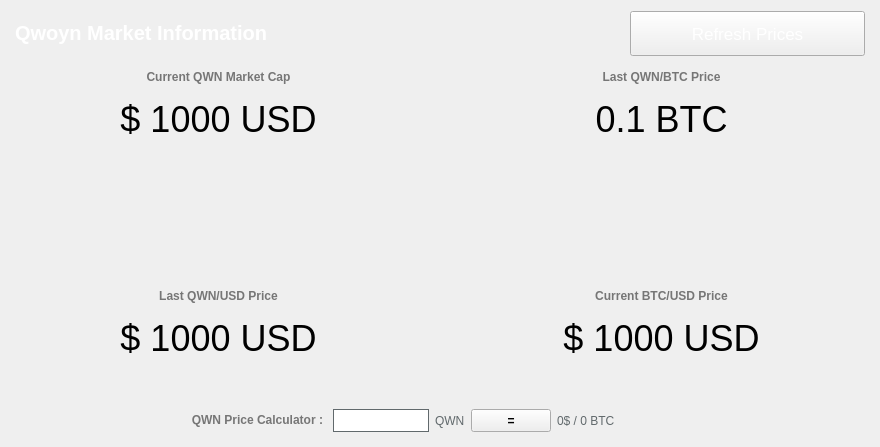
<?xml version="1.0" encoding="UTF-8"?>
<ui version="4.0">
 <class>MarketBrowser</class>
 <widget class="QWidget" name="MarketBrowser">
  <property name="windowModality">
   <enum>Qt::NonModal</enum>
  </property>
  <property name="geometry">
   <rect>
    <x>0</x>
    <y>0</y>
    <width>880</width>
    <height>447</height>
   </rect>
  </property>
  <property name="sizePolicy">
   <sizepolicy hsizetype="Preferred" vsizetype="Preferred">
    <horstretch>0</horstretch>
    <verstretch>0</verstretch>
   </sizepolicy>
  </property>
  <property name="windowTitle">
   <string>Digging</string>
  </property>
  <property name="styleSheet">
   <string notr="true"/>
  </property>
  <layout class="QGridLayout" name="gridLayout">
   <property name="sizeConstraint">
    <enum>QLayout::SetMaximumSize</enum>
   </property>
   <property name="leftMargin">
    <number>0</number>
   </property>
   <property name="rightMargin">
    <number>0</number>
   </property>
   <item row="0" column="0">
    <widget class="QLabel" name="label_4">
     <property name="sizePolicy">
      <sizepolicy hsizetype="Expanding" vsizetype="Preferred">
       <horstretch>0</horstretch>
       <verstretch>0</verstretch>
      </sizepolicy>
     </property>
     <property name="styleSheet">
      <string notr="true">color: #FFF;font-size:26px;font-weight:600;</string>
     </property>
     <property name="text">
      <string>&lt;html&gt;&lt;head/&gt;&lt;body&gt;&lt;p&gt;&lt;span style=&quot; font-size:20px;font-weight:600; color:#FFFFFF;&quot;&gt;Qwoyn Market Information&lt;/span&gt;&lt;/p&gt;&lt;/body&gt;&lt;/html&gt;</string>
     </property>
     <property name="alignment">
      <set>Qt::AlignLeading|Qt::AlignLeft|Qt::AlignVCenter</set>
     </property>
     <property name="margin">
      <number>0</number>
     </property>
     <property name="indent">
      <number>15</number>
     </property>
    </widget>
   </item>
   <item row="17" column="0" colspan="2">
    <layout class="QHBoxLayout" name="horizontalLayout_5">
     <item>
      <widget class="QLabel" name="qwoyn">
       <property name="sizePolicy">
        <sizepolicy hsizetype="Expanding" vsizetype="Preferred">
         <horstretch>0</horstretch>
         <verstretch>0</verstretch>
        </sizepolicy>
       </property>
       <property name="font">
        <font>
         <pointsize>27</pointsize>
        </font>
       </property>
       <property name="mouseTracking">
        <bool>true</bool>
       </property>
       <property name="text">
        <string notr="true">$ 1000 USD</string>
       </property>
       <property name="scaledContents">
        <bool>false</bool>
       </property>
       <property name="alignment">
        <set>Qt::AlignCenter</set>
       </property>
      </widget>
     </item>
     <item>
      <widget class="QLabel" name="bitcoin">
       <property name="sizePolicy">
        <sizepolicy hsizetype="Expanding" vsizetype="Preferred">
         <horstretch>0</horstretch>
         <verstretch>0</verstretch>
        </sizepolicy>
       </property>
       <property name="font">
        <font>
         <pointsize>27</pointsize>
        </font>
       </property>
       <property name="mouseTracking">
        <bool>true</bool>
       </property>
       <property name="text">
        <string notr="true">$ 1000 USD</string>
       </property>
       <property name="scaledContents">
        <bool>false</bool>
       </property>
       <property name="alignment">
        <set>Qt::AlignCenter</set>
       </property>
      </widget>
     </item>
    </layout>
   </item>
   <item row="4" column="0" colspan="2">
    <layout class="QHBoxLayout" name="horizontalLayout_3">
     <item>
      <layout class="QHBoxLayout" name="horizontalLayout_2">
       <property name="spacing">
        <number>6</number>
       </property>
       <property name="sizeConstraint">
        <enum>QLayout::SetDefaultConstraint</enum>
       </property>
       <item>
        <widget class="QLabel" name="dnrmc">
         <property name="sizePolicy">
          <sizepolicy hsizetype="Expanding" vsizetype="Preferred">
           <horstretch>0</horstretch>
           <verstretch>0</verstretch>
          </sizepolicy>
         </property>
         <property name="font">
          <font>
           <pointsize>27</pointsize>
          </font>
         </property>
         <property name="mouseTracking">
          <bool>true</bool>
         </property>
         <property name="text">
          <string notr="true">$ 1000 USD</string>
         </property>
         <property name="scaledContents">
          <bool>false</bool>
         </property>
         <property name="alignment">
          <set>Qt::AlignCenter</set>
         </property>
        </widget>
       </item>
       <item>
        <widget class="QLabel" name="dnrbtc">
         <property name="sizePolicy">
          <sizepolicy hsizetype="Expanding" vsizetype="Preferred">
           <horstretch>0</horstretch>
           <verstretch>0</verstretch>
          </sizepolicy>
         </property>
         <property name="font">
          <font>
           <pointsize>27</pointsize>
          </font>
         </property>
         <property name="mouseTracking">
          <bool>true</bool>
         </property>
         <property name="text">
          <string>0.1 BTC</string>
         </property>
         <property name="alignment">
          <set>Qt::AlignCenter</set>
         </property>
        </widget>
       </item>
      </layout>
     </item>
    </layout>
   </item>
   <item row="0" column="1">
    <widget class="QPushButton" name="startButton">
     <property name="sizePolicy">
      <sizepolicy hsizetype="Fixed" vsizetype="Fixed">
       <horstretch>0</horstretch>
       <verstretch>0</verstretch>
      </sizepolicy>
     </property>
     <property name="minimumSize">
      <size>
       <width>250</width>
       <height>45</height>
      </size>
     </property>
     <property name="palette">
      <palette>
       <active>
        <colorrole role="WindowText">
         <brush brushstyle="SolidPattern">
          <color alpha="255">
           <red>255</red>
           <green>255</green>
           <blue>255</blue>
          </color>
         </brush>
        </colorrole>
        <colorrole role="Text">
         <brush brushstyle="SolidPattern">
          <color alpha="255">
           <red>255</red>
           <green>255</green>
           <blue>255</blue>
          </color>
         </brush>
        </colorrole>
        <colorrole role="ButtonText">
         <brush brushstyle="SolidPattern">
          <color alpha="255">
           <red>255</red>
           <green>255</green>
           <blue>255</blue>
          </color>
         </brush>
        </colorrole>
       </active>
       <inactive>
        <colorrole role="WindowText">
         <brush brushstyle="SolidPattern">
          <color alpha="255">
           <red>255</red>
           <green>255</green>
           <blue>255</blue>
          </color>
         </brush>
        </colorrole>
        <colorrole role="Text">
         <brush brushstyle="SolidPattern">
          <color alpha="255">
           <red>255</red>
           <green>255</green>
           <blue>255</blue>
          </color>
         </brush>
        </colorrole>
        <colorrole role="ButtonText">
         <brush brushstyle="SolidPattern">
          <color alpha="255">
           <red>255</red>
           <green>255</green>
           <blue>255</blue>
          </color>
         </brush>
        </colorrole>
       </inactive>
       <disabled>
        <colorrole role="WindowText">
         <brush brushstyle="SolidPattern">
          <color alpha="255">
           <red>120</red>
           <green>120</green>
           <blue>120</blue>
          </color>
         </brush>
        </colorrole>
        <colorrole role="Text">
         <brush brushstyle="SolidPattern">
          <color alpha="255">
           <red>120</red>
           <green>120</green>
           <blue>120</blue>
          </color>
         </brush>
        </colorrole>
        <colorrole role="ButtonText">
         <brush brushstyle="SolidPattern">
          <color alpha="255">
           <red>120</red>
           <green>120</green>
           <blue>120</blue>
          </color>
         </brush>
        </colorrole>
       </disabled>
      </palette>
     </property>
     <property name="font">
      <font>
       <family>MS Shell Dlg 2</family>
       <pointsize>13</pointsize>
       <weight>50</weight>
       <italic>false</italic>
       <bold>false</bold>
      </font>
     </property>
     <property name="acceptDrops">
      <bool>false</bool>
     </property>
     <property name="styleSheet">
      <string notr="true">margin-right: 15px;</string>
     </property>
     <property name="text">
      <string>Refresh Prices</string>
     </property>
     <property name="iconSize">
      <size>
       <width>150</width>
       <height>35</height>
      </size>
     </property>
     <property name="default">
      <bool>false</bool>
     </property>
     <property name="flat">
      <bool>false</bool>
     </property>
    </widget>
   </item>
   <item row="1" column="0" colspan="2">
    <layout class="QHBoxLayout" name="horizontalLayout_8">
     <item>
      <layout class="QHBoxLayout" name="horizontalLayout_7">
       <item>
        <widget class="QLabel" name="label_15">
         <property name="sizePolicy">
          <sizepolicy hsizetype="Expanding" vsizetype="Fixed">
           <horstretch>0</horstretch>
           <verstretch>0</verstretch>
          </sizepolicy>
         </property>
         <property name="text">
          <string>&lt;html&gt;&lt;head/&gt;&lt;body&gt;&lt;p&gt;&lt;span style=&quot; font-weight:600; color:#767676;&quot;&gt;Current QWN Market Cap&lt;/span&gt;&lt;/p&gt;&lt;/body&gt;&lt;/html&gt;</string>
         </property>
         <property name="alignment">
          <set>Qt::AlignCenter</set>
         </property>
        </widget>
       </item>
       <item>
        <widget class="QLabel" name="label_5">
         <property name="sizePolicy">
          <sizepolicy hsizetype="Expanding" vsizetype="Preferred">
           <horstretch>0</horstretch>
           <verstretch>0</verstretch>
          </sizepolicy>
         </property>
         <property name="text">
          <string>&lt;html&gt;&lt;head/&gt;&lt;body&gt;&lt;p&gt;&lt;span style=&quot; font-weight:600; color:#767676;&quot;&gt;Last QWN/BTC Price&lt;/span&gt;&lt;/p&gt;&lt;/body&gt;&lt;/html&gt;</string>
         </property>
         <property name="alignment">
          <set>Qt::AlignCenter</set>
         </property>
        </widget>
       </item>
      </layout>
     </item>
    </layout>
   </item>
   <item row="15" column="0" colspan="2">
    <layout class="QHBoxLayout" name="horizontalLayout_6">
     <item>
      <widget class="QLabel" name="label_14">
       <property name="sizePolicy">
        <sizepolicy hsizetype="Expanding" vsizetype="Fixed">
         <horstretch>0</horstretch>
         <verstretch>0</verstretch>
        </sizepolicy>
       </property>
       <property name="text">
        <string>&lt;html&gt;&lt;head/&gt;&lt;body&gt;&lt;p&gt;&lt;span style=&quot; font-weight:600; color:#767676;&quot;&gt;Last QWN/USD Price&lt;/span&gt;&lt;/p&gt;&lt;/body&gt;&lt;/html&gt;</string>
       </property>
       <property name="alignment">
        <set>Qt::AlignCenter</set>
       </property>
      </widget>
     </item>
     <item>
      <widget class="QLabel" name="label_13">
       <property name="sizePolicy">
        <sizepolicy hsizetype="Expanding" vsizetype="Preferred">
         <horstretch>0</horstretch>
         <verstretch>0</verstretch>
        </sizepolicy>
       </property>
       <property name="text">
        <string>&lt;html&gt;&lt;head/&gt;&lt;body&gt;&lt;p&gt;&lt;span style=&quot; font-weight:600; color:#767676;&quot;&gt;Current BTC/USD Price&lt;/span&gt;&lt;/p&gt;&lt;/body&gt;&lt;/html&gt;</string>
       </property>
       <property name="alignment">
        <set>Qt::AlignCenter</set>
       </property>
      </widget>
     </item>
    </layout>
   </item>
   <item row="20" column="0" colspan="2">
    <layout class="QHBoxLayout" name="horizontalLayout_4"/>
   </item>
   <item row="22" column="0" colspan="2">
    <layout class="QHBoxLayout" name="horizontalLayout">
     <item>
      <widget class="QLabel" name="label_31">
       <property name="sizePolicy">
        <sizepolicy hsizetype="Expanding" vsizetype="Preferred">
         <horstretch>0</horstretch>
         <verstretch>0</verstretch>
        </sizepolicy>
       </property>
       <property name="text">
        <string>&lt;html&gt;&lt;head/&gt;&lt;body&gt;&lt;p&gt;&lt;span style=&quot; font-weight:600; color:#767676;&quot;&gt;QWN Price Calculator :&lt;/span&gt;&lt;/p&gt;&lt;/body&gt;&lt;/html&gt;</string>
       </property>
       <property name="alignment">
        <set>Qt::AlignRight|Qt::AlignTrailing|Qt::AlignVCenter</set>
       </property>
      </widget>
     </item>
     <item>
      <widget class="QLineEdit" name="egals">
       <property name="minimumSize">
        <size>
         <width>100</width>
         <height>23</height>
        </size>
       </property>
       <property name="maximumSize">
        <size>
         <width>100</width>
         <height>16777215</height>
        </size>
       </property>
       <property name="styleSheet">
        <string notr="true">border: 1px solid #61696c;margin-left:4px;</string>
       </property>
      </widget>
     </item>
     <item>
      <widget class="QLabel" name="label">
       <property name="styleSheet">
        <string notr="true">color:#61696c;</string>
       </property>
       <property name="text">
        <string>QWN</string>
       </property>
      </widget>
     </item>
     <item>
      <widget class="QPushButton" name="egal">
       <property name="sizePolicy">
        <sizepolicy hsizetype="Fixed" vsizetype="Fixed">
         <horstretch>0</horstretch>
         <verstretch>0</verstretch>
        </sizepolicy>
       </property>
       <property name="minimumSize">
        <size>
         <width>0</width>
         <height>23</height>
        </size>
       </property>
       <property name="styleSheet">
        <string notr="true">font-weight:600;</string>
       </property>
       <property name="text">
        <string>=</string>
       </property>
      </widget>
     </item>
     <item>
      <widget class="QLabel" name="egald">
       <property name="sizePolicy">
        <sizepolicy hsizetype="Expanding" vsizetype="Preferred">
         <horstretch>0</horstretch>
         <verstretch>0</verstretch>
        </sizepolicy>
       </property>
       <property name="styleSheet">
        <string notr="true">color:#61696c;</string>
       </property>
       <property name="text">
        <string>0$ / 0 BTC</string>
       </property>
      </widget>
     </item>
    </layout>
   </item>
   <item row="21" column="0" colspan="2">
    <spacer name="verticalSpacer">
     <property name="orientation">
      <enum>Qt::Vertical</enum>
     </property>
     <property name="sizeType">
      <enum>QSizePolicy::Fixed</enum>
     </property>
     <property name="sizeHint" stdset="0">
      <size>
       <width>20</width>
       <height>40</height>
      </size>
     </property>
    </spacer>
   </item>
   <item row="6" column="0" colspan="2">
    <layout class="QHBoxLayout" name="horizontalLayout_9">
     <item>
      <widget class="QLabel" name="label_3">
       <property name="sizePolicy">
        <sizepolicy hsizetype="Fixed" vsizetype="Fixed">
         <horstretch>0</horstretch>
         <verstretch>0</verstretch>
        </sizepolicy>
       </property>
       <property name="minimumSize">
        <size>
         <width>128</width>
         <height>128</height>
        </size>
       </property>
       <property name="maximumSize">
        <size>
         <width>128</width>
         <height>128</height>
        </size>
       </property>
       <property name="text">
        <string/>
       </property>
       <property name="textFormat">
        <enum>Qt::RichText</enum>
       </property>
       <property name="pixmap">
        <pixmap resource="../bitcoin.qrc">:/icons/qwoyn</pixmap>
       </property>
       <property name="scaledContents">
        <bool>true</bool>
       </property>
       <property name="alignment">
        <set>Qt::AlignCenter</set>
       </property>
       <property name="margin">
        <number>0</number>
       </property>
      </widget>
     </item>
    </layout>
   </item>
  </layout>
 </widget>
 <layoutdefault spacing="6" margin="11"/>
 <resources>
  <include location="../bitcoin.qrc"/>
 </resources>
 <connections/>
</ui>
